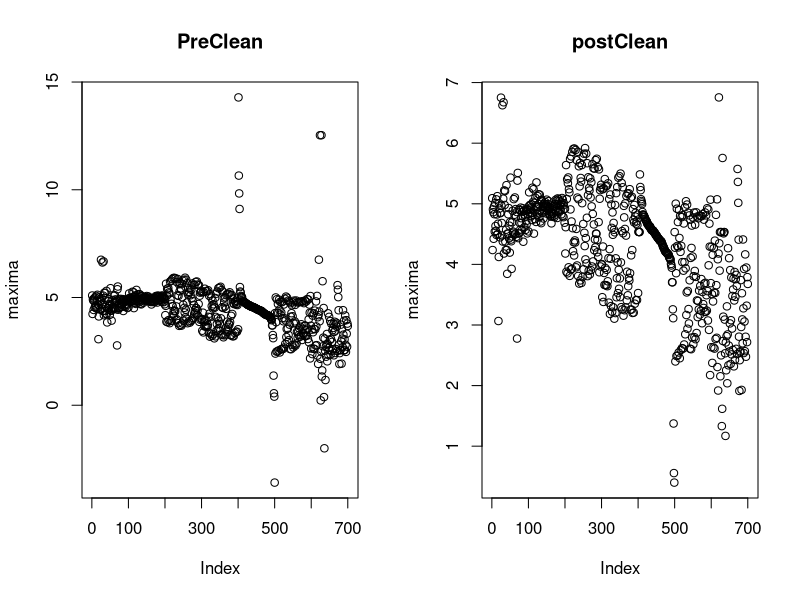

R code for this plot:
# We want to look at the emmitance data taken so far to find the full width 50 and 
# Investigate any anomolus readings as necessary. 


setwd("C:\\Users\\smellin\\Desktop\\FinalProject")


#library(tictoc)
#library(boot)
#library(ggplot2)
#library(plotly)


# # load the data sample ; THIS ENDED UP NOT BEING A USEFUL WAY
# To Acess the data
# 
# # this data was all taken on the 23rd of November
# twoPLC.test <- read.csv("CurrentReadings2PLCs_11_23.csv")
# threePLC.test <- read.csv("CurrentReadings3PLCs_11_23.csv")
# fourPLC.test <- read.csv("CurrentReadings4PLCs_11_23.csv")
# fivePLC.test <- read.csv("CurrentReadings5PLCs_11_23.csv")
# sixPLC.test <- read.csv("CurrentReadings6PLCs_11_23.csv")
# # this data was taken perviously, aproximately 30 minutes
# # appart on the 15th of November
# twoA.PLC.test <- read.csv("CurrentReadings2PLC100.csv")
# threeB.PLC.test <- read.csv("CurrentReadings2PLC100num2.csv")

##
# next we need to select the data we are interested in
# we are going to look at the 1st set of currents, the location 
# of the max current, and 5 steps before the max current. 

# due to difficutlties with the stage, and a drift in location of the
# maxima (possibly also associated with stage step mis-match in y)
# we cannot simply say take the middle data point. 
# I had to go though and find the maxima on each of the data sets 
# by eye (which was done in excell)

# maxima <- array(data=NA, dim =  c(7,100))
# maxima_rightshifted <-array(data=NA, dim =  c(7,100))
# first_xprimeLocation <- array(data,NA, dim = c(7,100))

# initally I was going to write a script to do this, but because of the
# lack of consistancy , I have hacked the data and  just made the arrays 
# that I want. 
maxima.test <- read.delim("maxima.txt", header = FALSE, sep="\n")
maxima <- maxima.test[,1]
maxima_rightshifted.test <- read.delim("rightshifted.csv", header = FALSE, sep="\n")
maxima_rightshifted <- maxima_rightshifted.test[,1]
first_xprimeLocation.test <- read.delim("xprime_1.csv", header = FALSE, sep="\n")
first_xprimeLocation <- first_xprimeLocation.test[,1]




# UGH, Reading this is a mess, so I'm gonna continue to hack
# I have to go through and remove any negitive currents, negitive current 
# represents electrons in the detector which are typically repelled
# by the bias applied to the detector. 
# I also want to remove any data that is wildly out of sync with the rest; 
# I also don't think I need to look at any outliers. 
# I expect outliers are caused by errors in reading that are 
# outside of the noise we are looking at, these are things like
# the system being bumped as people walk around the lab, 
# but not the noise caused by the floor vibrating when 
# people are walking around and not physically hitting the 
# system. 
old.par <- par(mfrow=c(1,2))
plot(maxima, main="PreClean")
for (i in 1:700){
  if ( maxima[i] >= (median(maxima)+3*sd(maxima)) || maxima[i] <= (median(maxima)-4*sd(maxima))){
    maxima[i] = median(maxima)
  }
  if (maxima_rightshifted[i]<=0){
    maxima_rightshifted[i] = median(maxima)
  }
  if (first_xprimeLocation[i] <= 0){
    first_xprimeLocation[i] = median(maxima)
  }
}
plot(maxima, main="postClean")
par(old.par)

# looking at the data cleaned up shows me that there wasn't 
# consistent amounts of noise across samples, 
# but that there was no noticible relationship
# between PLC and amount of noise, 

# however we can really check this by running our code from week 7

